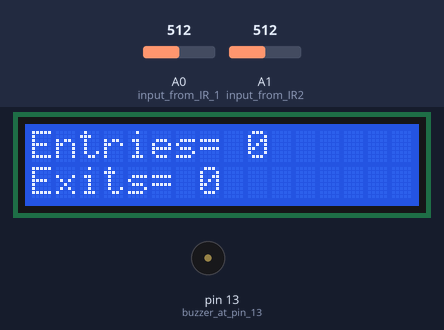
This sketch was run on a simulated Arduino Uno, built with avr-gcc and run on an emulated ATmega328P. Shown: 16×2 character LCD, buzzer (waves = sounding, pin HIGH). Inputs (shaded band) come from the test bench; at power-on: A0 (input_from_IR_1) = 512, A1 (input_from_IR2) = 512.

Above: at 1.2 s.
1.3 s: A0 (input_from_IR_1) set to 488
At 2.4 s:
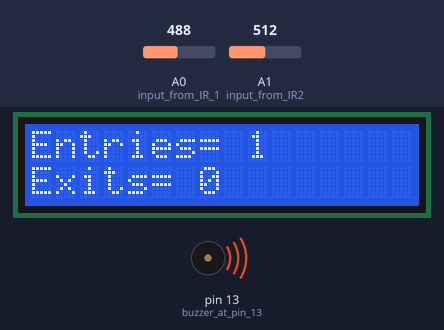
4.3 s: A1 (input_from_IR2) set to 306
At 4.9 s:
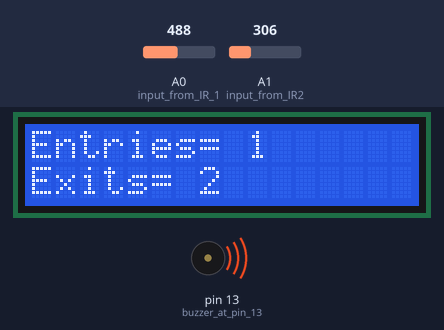
6.1 s: A0 (input_from_IR_1) set to 511
At 7.5 s:
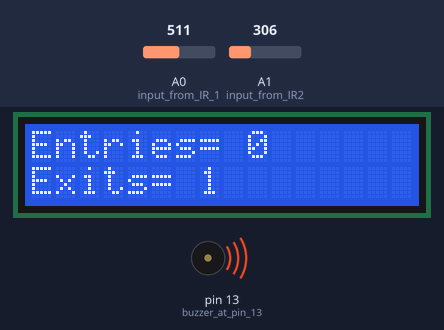
9.1 s: A1 (input_from_IR2) set to 488
12.1 s: A1 (input_from_IR2) set to 510
At 13.3 s:
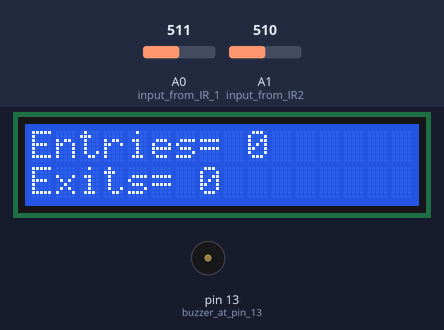
13.6 s: A0 (input_from_IR_1) set to 306
At 13.76 s:
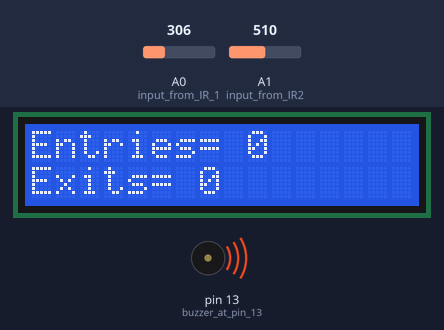
Timing chart, 0 to 16.6 s (numbered marks = the images above; inputs shaded):
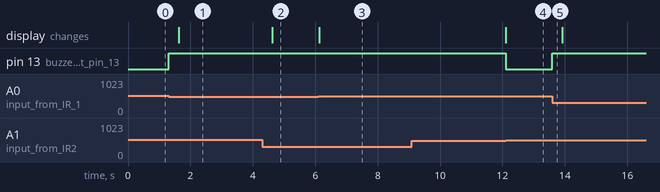

Measured:
- the behaviour switches between 500 and 499 on A0 (input_from_IR_1) (found by bisection; images 0 and 1)
- the behaviour switches between 499 and 500 on A1 (input_from_IR2) (found by bisection; images 3 and 4)
- after the input at 1.3 s, pin 13 (buzzer_at_pin_13): LOW → HIGH at once; the display: changes after 0.32 s (image 1)
- after the input at 4.3 s, the display: changes after 0.33 s (image 2)
- after the input at 6.1 s, the display: changes at once (image 3)
- after the input at 12.1 s, pin 13 (buzzer_at_pin_13): HIGH → LOW at once; the display: changes at once (image 4)
- after the input at 13.6 s, pin 13 (buzzer_at_pin_13): LOW → HIGH at once

The sketch:

counter.ino
```cpp
/* Created by Ravi Prakash,
  on 3rd of sep,2017
  entry and exit counter..
 */
#include <LiquidCrystal.h> //Load Liquid Crystal Library
LiquidCrystal LCD(10, 9, 5, 4, 3, 2);  //Create Liquid Crystal Object called LCD


int Iread1;
int Iread2;
int ref=500;  // reference value for ir sensor

void setup()
{
pinMode(A0,INPUT);    // input from IR 1
pinMode(A1,INPUT);      // input from IR2
pinMode(13,OUTPUT);   // buzzer at pin 13
LCD.begin(16,2);
}

void loop()
{
  int counter1;
  int counter2;
  int c2prev=0;
  int c1prev=0;
  Iread1=analogRead(A0);
  Iread2=analogRead(A1);
  if(Iread1<ref&&Iread2>ref&&c2prev==0)    // entry
  {
    counter1+=1;
    c1prev+=1;
    digitalWrite(13,HIGH);
    delay(20);
    digitalWrite(13,LOW);

  }
  if(Iread2<ref&&Iread1>ref&&c1prev==0)     // exit
  {
    counter2+=1;
    c2prev+=1;
    digitalWrite(13,HIGH);
    delay(20);
    digitalWrite(13,LOW);
  }
  if(Iread1<ref&&Iread2<ref)    // simultaneous
  {
    counter1+=1;
    counter2+=2;
    digitalWrite(13,HIGH);
    delay(20);
    digitalWrite(13,LOW);
    digitalWrite(13,HIGH);
    delay(20);
    digitalWrite(13,LOW);
  }
  LCD.setCursor(0,0);
  LCD.print("Entries= ");
  LCD.print(counter1);
  LCD.setCursor(0,1);
  LCD.print("Exits= ");
  LCD.print(counter2);

}
```
